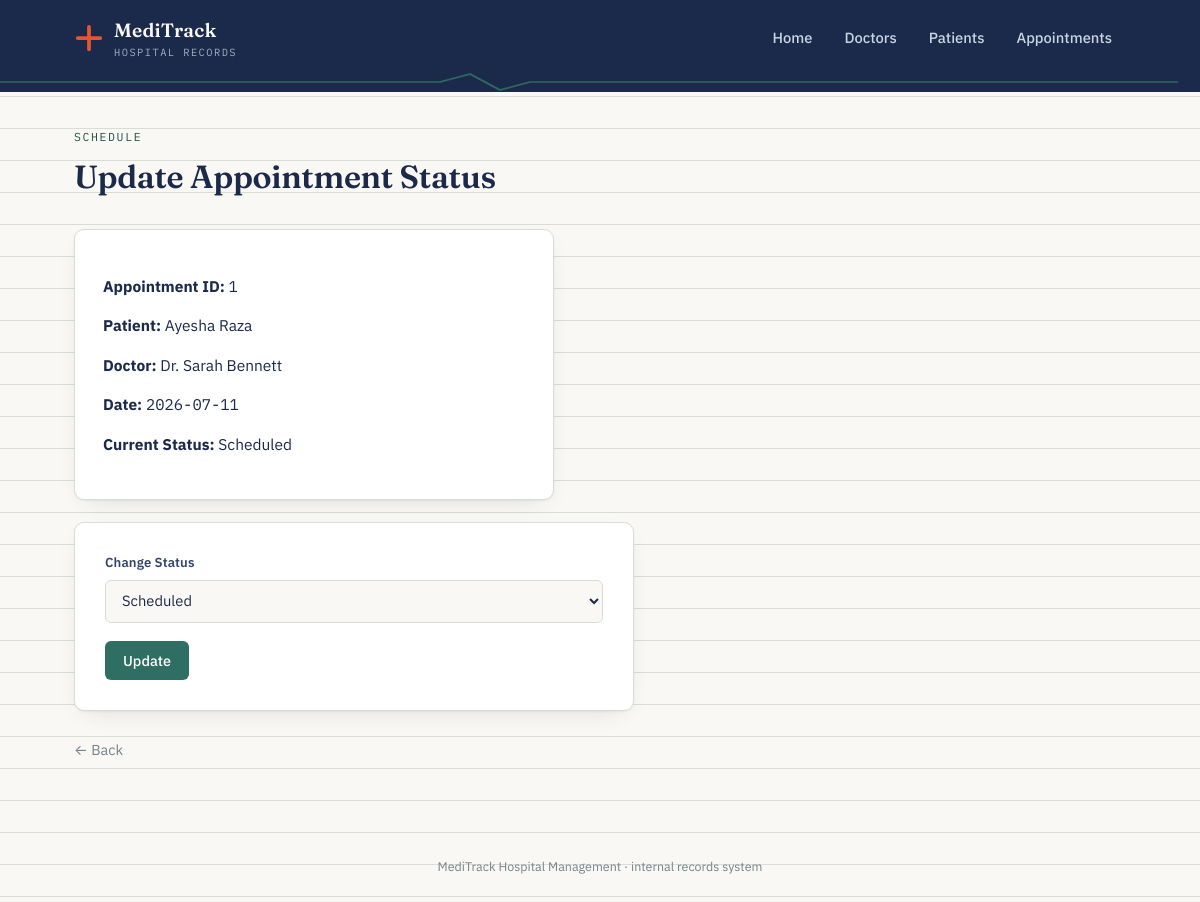
The app's page /update_status.php?id=1 with its own data.
### tables this page shows
CREATE TABLE appointments (
    appointment_id    INT AUTO_INCREMENT PRIMARY KEY,
    patient_id        INT NOT NULL,
    doctor_id         INT NOT NULL,
    appointment_date  DATE NOT NULL,
    appointment_time  TIME NOT NULL,
    status            ENUM('Scheduled','Completed','Cancelled') NOT NULL DEFAULT 'Scheduled',
    notes             VARCHAR(255),
    created_at        TIMESTAMP DEFAULT CURRENT_TIMESTAMP,

    CONSTRAINT fk_appointments_patient
        FOREIGN KEY (patient_id) REFERENCES patients(patient_id)
        ON DELETE CASCADE,

    CONSTRAINT fk_appointments_doctor
        FOREIGN KEY (doctor_id) REFERENCES doctors(doctor_id)
        ON DELETE CASCADE,

    INDEX idx_appointments_status (status),
    INDEX idx_appointments_date (appointment_date)
);

CREATE TABLE patients (
    patient_id      INT AUTO_INCREMENT PRIMARY KEY,
    full_name       VARCHAR(100)  NOT NULL,
    date_of_birth   DATE          NOT NULL,
    gender          ENUM('Male','Female','Other') NOT NULL,
    phone           VARCHAR(20)   NOT NULL,
    address         VARCHAR(255)  NOT NULL,
    created_at      TIMESTAMP     DEFAULT CURRENT_TIMESTAMP
);

CREATE TABLE doctors (
    doctor_id       INT AUTO_INCREMENT PRIMARY KEY,
    full_name       VARCHAR(100)  NOT NULL,
    specialization  VARCHAR(100)  NOT NULL,
    phone           VARCHAR(20)   NOT NULL,
    email           VARCHAR(150)  NOT NULL,
    created_at      TIMESTAMP     DEFAULT CURRENT_TIMESTAMP,
    UNIQUE KEY uq_doctors_email (email)
);

### update_status.php (the view, shortened to what this page needs)
<?php
include 'db.php';
$appointment_id = isset($_GET['id']) ? (int)$_GET['id'] : 0;
$appointment = null;
if ($appointment_id > 0) {
    $get_sql = "SELECT a.appointment_id, a.status, p.full_name AS patient_name, d.full_name AS doctor_name, a.appointment_date, a.appointment_time
                FROM appointments a
                JOIN patients p ON a.patient_id = p.patient_id
                JOIN doctors d ON a.doctor_id = d.doctor_id
                WHERE a.appointment_id = $appointment_id";
    $get_result = mysqli_query($conn, $get_sql);
    if (mysqli_num_rows($get_result) > 0) {
        $appointment = mysqli_fetch_assoc($get_result);
    }
}
include 'header.php';
?>
<div class="page-header">
    <p class="eyebrow">Schedule</p>
    <h1>Update Appointment Status</h1>
</div>
<?php
if ($appointment) {
    echo "<div class='panel' style='max-width:480px; margin-bottom:22px;'>";
    echo "<p><strong>Appointment ID:</strong> <span class='mono'>" . $appointment['appointment_id'] . "</span></p>";
    echo "<p><strong>Patient:</strong> " . $appointment['patient_name'] . "</p>";
    echo "<p><strong>Doctor:</strong> " . $appointment['doctor_name'] . "</p>";
    echo "<p><strong>Date:</strong> <span class='mono'>" . $appointment['appointment_date'] . "</span></p>";
    echo "<p><strong>Current Status:</strong> " . $appointment['status'] . "</p>";
    echo "</div>";
    echo "<div class='form-card'>";
    echo "<form method='POST'>";
    echo "<div class='field'>";
    echo "<label>Change Status</label>";
    echo "<select name='status' required>";
    echo "<option value='Scheduled' " . ($appointment['status'] == 'Scheduled' ? 'selected' : '') . ">Scheduled</option>";
    echo "</select>";
    echo "</div>";
    echo "<button type='submit'>Update</button>";
    echo "</form>";
    echo "</div>";
} else {
    echo "<div class='alert alert-error'>Appointment not found!</div>";
}
?>
<a href="patient_appointments.php" class="back-link">← Back</a>
<?php include 'footer.php'; ?>

### style.css (style rules this page uses)
:root { --ink: #1B2A4A; --ink-soft: #33456B; --paper: #FAF8F4; --panel: #FFFFFF; --teal: #2F6F63; --teal-dark: #215046; --teal-tint: #E6EFEC; --coral: #E4572E; --coral-tint: #FCE7E0; --sage: #E7ECE4; --line: #D8DED6; --gray: #74838C; --amber: #B8862B; --amber-tint: #FBF1DE; --radius: 10px; --shadow: 0 1px 2px rgba(27,42,74,0.06), 0 8px 24px -12px rgba(27,42,74,0.18); }
* { box-sizing: border-box; }
html { scroll-behavior: smooth; }
body { margin: 0; background: var(--paper); background-image: linear-gradient(var(--line) 1px, transparent 1px); background-size: 100% 32px; background-attachment: local; color: var(--ink); font-family: 'IBM Plex Sans', -apple-system, sans-serif; font-size: 15.5px; line-height: 1.55; -webkit-font-smoothing: antialiased; }
h1, h2, h3 { font-family: 'Fraunces', Georgia, serif; font-weight: 600; color: var(--ink); letter-spacing: -0.01em; margin: 0 0 0.5em 0; }
h1 { font-size: 2rem; }
a { color: var(--teal-dark); }
code, .mono, td.mono, .id-col { font-family: 'IBM Plex Mono', monospace; }
.eyebrow { font-family: 'IBM Plex Mono', monospace; font-size: 0.72rem; letter-spacing: 0.14em; text-transform: uppercase; color: var(--teal-dark); margin: 0 0 6px 0; }
.page-header { margin-bottom: 28px; }
.back-link { display: inline-block; margin-top: 28px; font-size: 0.9rem; color: var(--gray); text-decoration: none; }
.panel { background: var(--panel); border: 1px solid var(--line); border-radius: var(--radius); box-shadow: var(--shadow); padding: 28px; }
.btn, button, input[type="submit"] { font-family: 'IBM Plex Sans', sans-serif; font-size: 0.9rem; font-weight: 500; border: none; border-radius: 6px; padding: 10px 18px; background: var(--teal); color: #fff; cursor: pointer; text-decoration: none; display: inline-block; transition: background 0.15s; }
.form-card { background: var(--panel); border: 1px solid var(--line); border-radius: var(--radius); box-shadow: var(--shadow); padding: 30px; max-width: 560px; }
.field { margin-bottom: 18px; }
.field label { display: block; font-size: 0.82rem; font-weight: 600; color: var(--ink-soft); margin-bottom: 6px; letter-spacing: 0.01em; }
input[type="text"], input[type="email"], input[type="date"], input[type="time"], input[type="search"], select { width: 100%; padding: 10px 12px; border: 1px solid var(--line); border-radius: 6px; background: var(--paper); font-family: 'IBM Plex Sans', sans-serif; font-size: 0.92rem; color: var(--ink); }

### records on screen
appointments: appointment_id "1", patient.full_name "Ayesha Raza", doctor.full_name "Dr. Sarah Bennett", appointment_date "2026-07-11", status "Scheduled"
